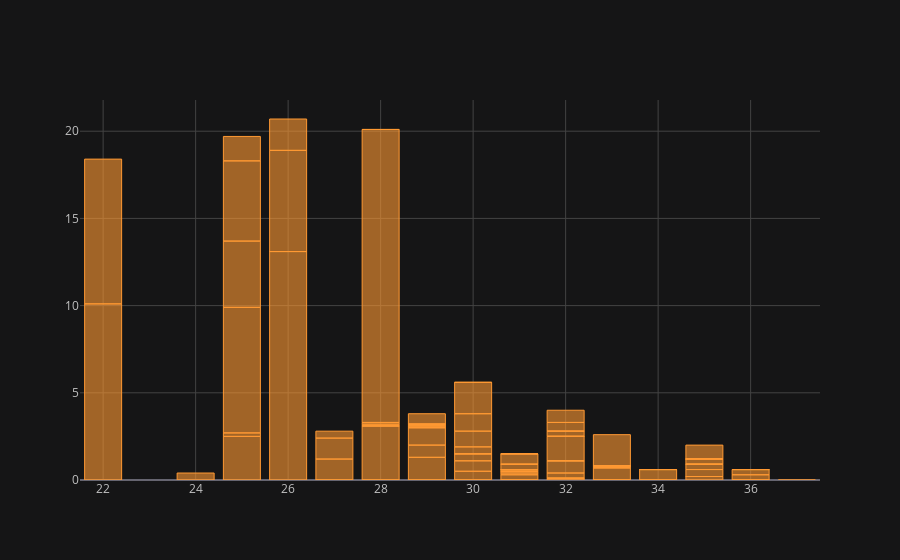

The notebook cell saved with this chart:
### Code cell
df.iplot(x = 'Temperature', y = 'Rain ', kind = 'bar')

### Figure 1 — Plotly figure (JSON) as saved in the notebook; plotly's stock layout.template omitted (floating-point values rounded to 4 significant figures)
{"data": [{"marker": {"color": "rgba(255, 153, 51, 0.6)", "line": {"color": "rgba(255, 153, 51, 1.0)", "width": 1}}, "name": "Rain ", "orientation": "v", "text": "", "type": "bar", "x": [29, 29, 26, 25, 27, 31, 33, 30, 25, 28, 31, 26, 27, 30, 28, 29, 30, 31, 31, 30, 30, 31, 32, 32, 31, 31, 34, 32, 32, 33, 29, 27, 32, 33, 33, 32, 35, 33, 32, 33, 33, 31, 34, 34, 30, 28, 29, 31, 35, 33, 33, 28, 27, 28, 31, 36, 36, 33, 32, 31, 35, 36, 35, 35, 34, 34, 32, 32, 32, 35, 35, 35, 35, 35, 33, 36, 36, 37, 36, 35, 35, 36, 36, 36, 34, 35, 31, 33, 34, 35, 35, 28, 25, 22, 25, 29, 29, 29, 31, 30, 30, 33, 30, 29, 25, 22, 24, 30, 31, 32, 29, 28, 31, 31, 32, 29, 26, 31, 31, 32, 26, 25], "y": [0, 1.3, 13.1, 2.5, 0, 0, 0, 0, 0.2, 0, 0, 0, 1.2, 0.5, 3.1, 0.7, 0.6, 0.3, 0.1, 0.4, 0, 0.1, 0.1, 0, 0, 0, 0, 0, 0.3, 0, 1, 1.2, 0.7, 0, 0, 0, 0.2, 0, 1.4, 0.7, 0, 0.1, 0, 0.6, 0.4, 0, 0, 0, 0, 0.1, 0, 0.1, 0.4, 0.1, 0, 0, 0, 0, 0, 0, 0, 0, 0.4, 0.3, 0, 0, 0, 0, 0.3, 0, 0, 0, 0.3, 0, 0, 0.3, 0.3, 0, 0, 0, 0, 0, 0, 0, 0, 0, 0, 0, 0, 0, 0.8, 16.8, 7.2, 10.1, 3.8, 0.1, 0, 0.1, 0.3, 0.9, 1, 1.8, 1.8, 0, 4.6, 8.3, 0.4, 0, 0, 0, 0, 0, 0, 0.6, 0.5, 0.6, 5.8, 0, 0, 0.7, 1.8, 1.4]}], "layout": {"legend": {"bgcolor": "#151516", "font": {"color": "#D9D9D9"}}, "paper_bgcolor": "#151516", "plot_bgcolor": "#151516", "title": {"font": {"color": "#D9D9D9"}}, "xaxis": {"gridcolor": "#434343", "showgrid": true, "tickfont": {"color": "#C2C2C2"}, "title": {"font": {"color": "#D9D9D9"}, "text": ""}, "zerolinecolor": "#666570"}, "yaxis": {"gridcolor": "#434343", "showgrid": true, "tickfont": {"color": "#C2C2C2"}, "title": {"font": {"color": "#D9D9D9"}, "text": ""}, "zerolinecolor": "#666570"}}}
